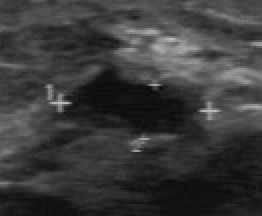
%> input picture Data/BUSreal.tif, 131 x 108 px (shown 2 times larger)
$ octave --eval "result = VarianceTexture(imread('../../Data/BUSreal.tif'));"   (GNU Octave 9; MATLAB toolbox functions it lacks are replaced by stand-ins)
%> lines starting %> are read from the running program, lines starting %| are printed output that depends on the picture
function [textureIm glcm] = VarianceTexture(im)

imGray = mat2gray(im);
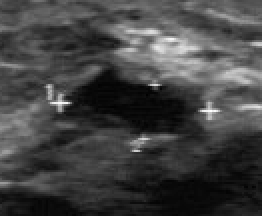
%> imGray: size 108x131 double (shown 2 times larger); min 0, max 1, mean 0.263
[ren col] = size(imGray);
%> ren = 108; col = 131

textureIm = zeros(ren,col);

r = 6;     % Adjust for desired window size

M = ren+2*r;
%> M = 120
N = col+2*r;
%> N = 143

imPad = padarray(imGray,[r r],'symmetric');
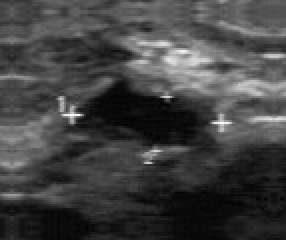
%> imPad: size 120x143 double (shown 2 times larger); min 0, max 1, mean 0.261

offsets = [[0 -1 -1 -1]' , [1 1 -1 -1]'];

for n = 1+r:N-r
    for m = 1+r:M-r

        window = imPad(m+(-r:r),n+(-r:r));

        glcm = graycomatrix(window,'GrayLimits',[0 1],'NumLevels',16,'Offset',offsets);
        glcm = (glcm(:,:,1) + glcm(:,:,2) + glcm(:,:,3) + glcm(:,:,4))/4;

        variance = var(glcm(:));

        textureIm(m-r,n-r) = variance;

    end
end

textureIm = mat2gray(textureIm);
% figure, imshow(textureIm8), title('8 numlevels');
%> (the run ends here)
